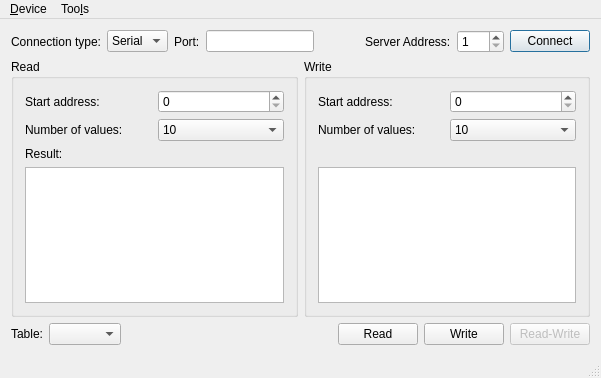
<?xml version="1.0" encoding="UTF-8"?>
<ui version="4.0">
 <class>MainWindow</class>
 <widget class="QMainWindow" name="MainWindow">
  <property name="geometry">
   <rect>
    <x>0</x>
    <y>0</y>
    <width>601</width>
    <height>378</height>
   </rect>
  </property>
  <property name="maximumSize">
   <size>
    <width>16777215</width>
    <height>1000</height>
   </size>
  </property>
  <property name="windowTitle">
   <string>Modbus Client Example</string>
  </property>
  <widget class="QWidget" name="centralWidget">
   <layout class="QVBoxLayout" name="verticalLayout">
    <item>
     <layout class="QGridLayout" name="gridLayout">
      <item row="0" column="5">
       <widget class="QLabel" name="label_27">
        <property name="sizePolicy">
         <sizepolicy hsizetype="Maximum" vsizetype="Preferred">
          <horstretch>0</horstretch>
          <verstretch>0</verstretch>
         </sizepolicy>
        </property>
        <property name="text">
         <string>Server Address:</string>
        </property>
       </widget>
      </item>
      <item row="0" column="7">
       <widget class="QPushButton" name="connectButton">
        <property name="sizePolicy">
         <sizepolicy hsizetype="Maximum" vsizetype="Fixed">
          <horstretch>0</horstretch>
          <verstretch>0</verstretch>
         </sizepolicy>
        </property>
        <property name="text">
         <string>Connect</string>
        </property>
        <property name="checkable">
         <bool>false</bool>
        </property>
        <property name="autoDefault">
         <bool>false</bool>
        </property>
        <property name="default">
         <bool>true</bool>
        </property>
       </widget>
      </item>
      <item row="0" column="4">
       <spacer name="horizontalSpacer">
        <property name="orientation">
         <enum>Qt::Orientation::Horizontal</enum>
        </property>
        <property name="sizeHint" stdset="0">
         <size>
          <width>40</width>
          <height>20</height>
         </size>
        </property>
       </spacer>
      </item>
      <item row="0" column="6">
       <widget class="QSpinBox" name="serverEdit">
        <property name="sizePolicy">
         <sizepolicy hsizetype="Maximum" vsizetype="Fixed">
          <horstretch>0</horstretch>
          <verstretch>0</verstretch>
         </sizepolicy>
        </property>
        <property name="minimum">
         <number>1</number>
        </property>
        <property name="maximum">
         <number>247</number>
        </property>
       </widget>
      </item>
      <item row="0" column="1">
       <widget class="QComboBox" name="connectType">
        <item>
         <property name="text">
          <string>Serial</string>
         </property>
        </item>
        <item>
         <property name="text">
          <string>TCP</string>
         </property>
        </item>
       </widget>
      </item>
      <item row="0" column="2">
       <widget class="QLabel" name="label_2">
        <property name="sizePolicy">
         <sizepolicy hsizetype="Maximum" vsizetype="Preferred">
          <horstretch>0</horstretch>
          <verstretch>0</verstretch>
         </sizepolicy>
        </property>
        <property name="text">
         <string>Port:</string>
        </property>
       </widget>
      </item>
      <item row="0" column="0">
       <widget class="QLabel" name="label">
        <property name="text">
         <string>Connection type:</string>
        </property>
       </widget>
      </item>
      <item row="0" column="3">
       <widget class="QLineEdit" name="portEdit">
        <property name="sizePolicy">
         <sizepolicy hsizetype="Preferred" vsizetype="Fixed">
          <horstretch>0</horstretch>
          <verstretch>0</verstretch>
         </sizepolicy>
        </property>
       </widget>
      </item>
     </layout>
    </item>
    <item>
     <layout class="QHBoxLayout" name="horizontalLayout_2">
      <item>
       <widget class="QGroupBox" name="groupBox_2">
        <property name="minimumSize">
         <size>
          <width>250</width>
          <height>0</height>
         </size>
        </property>
        <property name="title">
         <string>Read</string>
        </property>
        <layout class="QGridLayout" name="gridLayout_3">
         <item row="0" column="0">
          <widget class="QLabel" name="label_4">
           <property name="text">
            <string>Start address:</string>
           </property>
          </widget>
         </item>
         <item row="0" column="1">
          <widget class="QSpinBox" name="readAddress">
           <property name="maximum">
            <number>9</number>
           </property>
          </widget>
         </item>
         <item row="1" column="0">
          <widget class="QLabel" name="label_5">
           <property name="text">
            <string>Number of values:</string>
           </property>
          </widget>
         </item>
         <item row="1" column="1">
          <widget class="QComboBox" name="readSize">
           <property name="currentIndex">
            <number>9</number>
           </property>
           <item>
            <property name="text">
             <string>1</string>
            </property>
           </item>
           <item>
            <property name="text">
             <string>2</string>
            </property>
           </item>
           <item>
            <property name="text">
             <string>3</string>
            </property>
           </item>
           <item>
            <property name="text">
             <string>4</string>
            </property>
           </item>
           <item>
            <property name="text">
             <string>5</string>
            </property>
           </item>
           <item>
            <property name="text">
             <string>6</string>
            </property>
           </item>
           <item>
            <property name="text">
             <string>7</string>
            </property>
           </item>
           <item>
            <property name="text">
             <string>8</string>
            </property>
           </item>
           <item>
            <property name="text">
             <string>9</string>
            </property>
           </item>
           <item>
            <property name="text">
             <string>10</string>
            </property>
           </item>
          </widget>
         </item>
         <item row="2" column="0">
          <widget class="QLabel" name="label_9">
           <property name="text">
            <string>Result:</string>
           </property>
          </widget>
         </item>
         <item row="3" column="0" colspan="2">
          <widget class="QListWidget" name="readValue">
           <property name="minimumSize">
            <size>
             <width>0</width>
             <height>0</height>
            </size>
           </property>
          </widget>
         </item>
        </layout>
       </widget>
      </item>
      <item>
       <widget class="QGroupBox" name="writeGroupBox">
        <property name="minimumSize">
         <size>
          <width>225</width>
          <height>0</height>
         </size>
        </property>
        <property name="title">
         <string>Write</string>
        </property>
        <layout class="QGridLayout" name="gridLayout_2">
         <item row="0" column="0">
          <widget class="QLabel" name="label_7">
           <property name="text">
            <string>Start address:</string>
           </property>
          </widget>
         </item>
         <item row="3" column="0" colspan="2">
          <widget class="QTreeView" name="writeValueTable">
           <property name="showDropIndicator" stdset="0">
            <bool>true</bool>
           </property>
           <property name="alternatingRowColors">
            <bool>true</bool>
           </property>
           <property name="rootIsDecorated">
            <bool>false</bool>
           </property>
           <property name="uniformRowHeights">
            <bool>true</bool>
           </property>
           <property name="itemsExpandable">
            <bool>false</bool>
           </property>
           <property name="expandsOnDoubleClick">
            <bool>false</bool>
           </property>
           <attribute name="headerVisible">
            <bool>true</bool>
           </attribute>
          </widget>
         </item>
         <item row="0" column="1">
          <widget class="QSpinBox" name="writeAddress">
           <property name="maximum">
            <number>9</number>
           </property>
          </widget>
         </item>
         <item row="1" column="0">
          <widget class="QLabel" name="label_8">
           <property name="text">
            <string>Number of values:</string>
           </property>
          </widget>
         </item>
         <item row="1" column="1">
          <widget class="QComboBox" name="writeSize">
           <property name="currentIndex">
            <number>9</number>
           </property>
           <item>
            <property name="text">
             <string>1</string>
            </property>
           </item>
           <item>
            <property name="text">
             <string>2</string>
            </property>
           </item>
           <item>
            <property name="text">
             <string>3</string>
            </property>
           </item>
           <item>
            <property name="text">
             <string>4</string>
            </property>
           </item>
           <item>
            <property name="text">
             <string>5</string>
            </property>
           </item>
           <item>
            <property name="text">
             <string>6</string>
            </property>
           </item>
           <item>
            <property name="text">
             <string>7</string>
            </property>
           </item>
           <item>
            <property name="text">
             <string>8</string>
            </property>
           </item>
           <item>
            <property name="text">
             <string>9</string>
            </property>
           </item>
           <item>
            <property name="text">
             <string>10</string>
            </property>
           </item>
          </widget>
         </item>
         <item row="2" column="0">
          <widget class="QLabel" name="label_3">
           <property name="text">
            <string/>
           </property>
          </widget>
         </item>
        </layout>
       </widget>
      </item>
     </layout>
    </item>
    <item>
     <layout class="QHBoxLayout" name="horizontalLayout">
      <item>
       <widget class="QLabel" name="label_6">
        <property name="text">
         <string>Table:</string>
        </property>
       </widget>
      </item>
      <item>
       <widget class="QComboBox" name="writeTable"/>
      </item>
      <item>
       <spacer name="horizontalSpacer_2">
        <property name="orientation">
         <enum>Qt::Orientation::Horizontal</enum>
        </property>
        <property name="sizeHint" stdset="0">
         <size>
          <width>13</width>
          <height>17</height>
         </size>
        </property>
       </spacer>
      </item>
      <item>
       <widget class="QPushButton" name="readButton">
        <property name="sizePolicy">
         <sizepolicy hsizetype="Maximum" vsizetype="Fixed">
          <horstretch>0</horstretch>
          <verstretch>0</verstretch>
         </sizepolicy>
        </property>
        <property name="text">
         <string>Read</string>
        </property>
       </widget>
      </item>
      <item>
       <widget class="QPushButton" name="writeButton">
        <property name="text">
         <string>Write</string>
        </property>
       </widget>
      </item>
      <item>
       <widget class="QPushButton" name="readWriteButton">
        <property name="enabled">
         <bool>false</bool>
        </property>
        <property name="text">
         <string>Read-Write</string>
        </property>
       </widget>
      </item>
     </layout>
    </item>
   </layout>
  </widget>
  <widget class="QStatusBar" name="statusBar"/>
  <widget class="QMenuBar" name="menuBar">
   <property name="geometry">
    <rect>
     <x>0</x>
     <y>0</y>
     <width>601</width>
     <height>22</height>
    </rect>
   </property>
   <widget class="QMenu" name="menuDevice">
    <property name="title">
     <string>&amp;Device</string>
    </property>
    <addaction name="actionConnect"/>
    <addaction name="actionDisconnect"/>
    <addaction name="separator"/>
    <addaction name="actionExit"/>
   </widget>
   <widget class="QMenu" name="menuToo_ls">
    <property name="title">
     <string>Too&amp;ls</string>
    </property>
    <addaction name="actionOptions"/>
   </widget>
   <addaction name="menuDevice"/>
   <addaction name="menuToo_ls"/>
  </widget>
  <action name="actionConnect">
   <property name="icon">
    <iconset>
     <normaloff>:/images/connect.png</normaloff>:/images/connect.png</iconset>
   </property>
   <property name="text">
    <string>&amp;Connect</string>
   </property>
  </action>
  <action name="actionDisconnect">
   <property name="icon">
    <iconset>
     <normaloff>:/images/disconnect.png</normaloff>:/images/disconnect.png</iconset>
   </property>
   <property name="text">
    <string>&amp;Disconnect</string>
   </property>
  </action>
  <action name="actionExit">
   <property name="icon">
    <iconset>
     <normaloff>:/images/application-exit.png</normaloff>:/images/application-exit.png</iconset>
   </property>
   <property name="text">
    <string>&amp;Quit</string>
   </property>
  </action>
  <action name="actionOptions">
   <property name="icon">
    <iconset>
     <normaloff>:/images/settings.png</normaloff>:/images/settings.png</iconset>
   </property>
   <property name="text">
    <string>&amp;Options</string>
   </property>
  </action>
 </widget>
 <layoutdefault spacing="6" margin="11"/>
 <tabstops>
  <tabstop>connectType</tabstop>
  <tabstop>portEdit</tabstop>
  <tabstop>serverEdit</tabstop>
  <tabstop>connectButton</tabstop>
  <tabstop>readAddress</tabstop>
  <tabstop>readSize</tabstop>
  <tabstop>readValue</tabstop>
  <tabstop>writeAddress</tabstop>
  <tabstop>writeSize</tabstop>
  <tabstop>writeValueTable</tabstop>
  <tabstop>writeTable</tabstop>
  <tabstop>readButton</tabstop>
  <tabstop>writeButton</tabstop>
  <tabstop>readWriteButton</tabstop>
 </tabstops>
 <resources>
  <include location="modbusclient.qrc"/>
 </resources>
 <connections/>
</ui>
